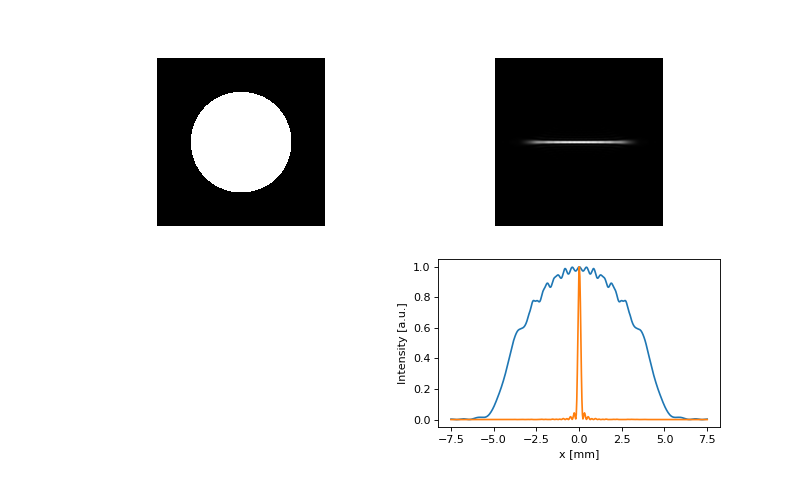

This chart was generated by the following Python code:
from LightPipes import *
import matplotlib.pyplot as plt
import math
import numpy as np
size=15*mm
wavelength=1*um
N=500
R=4.5*mm
z=1.89*m

A = wavelength/(2*math.pi*math.sqrt(2*(2+1)))
Field = Begin(size, wavelength, N)
Field = CircAperture(R, 0, 0, Field)
I0 = Intensity(1,Field)
Field = Zernike(2,2,R,-20*A,Field)
Field = Zernike(2,0,R,10*A,Field)
Field = Fresnel(z, Field)
#Field = Interpol(size,N,0,0,-45,1,Field)
I1 = Intensity(1,Field)
I1=np.array(I1)
x=np.linspace(-size/2.0,size/2.0,N)/mm

fig=plt.figure(figsize=(10,6))
ax1 = fig.add_subplot(221)
ax2 = fig.add_subplot(222)
ax3 = fig.add_subplot(224)

ax1.imshow(I0,cmap='gray'); ax1.axis('off')
ax2.imshow(I1,cmap='gray'); ax2.axis('off')
ax3.plot(x,I1[int(N/2)],x,list(zip(*I1))[int(N/2)])

ax3.set_xlabel('x [mm]');ax3.set_ylabel('Intensity [a.u.]')
plt.show()
